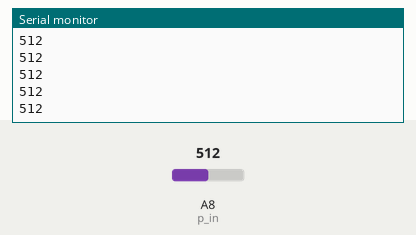
Recording of a sketch running on a simulated Arduino Mega 2560, built with avr-gcc and run on an emulated ATmega2560. Parts: the last lines printed to the serial monitor. Inputs (shaded band) come from the test bench; at power-on: A8 (p_in) = 512.

Above: at 1.2 s.
1.3 s: A8 (p_in) set to 716
At 2.3 s:
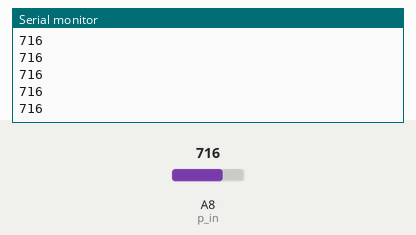
2.8 s: A8 (p_in) set to 900
At 3.5 s:
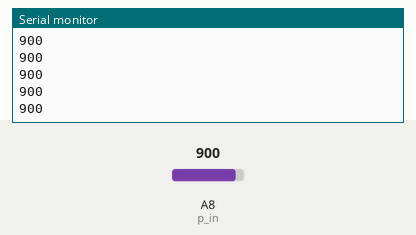
Timing chart, 0 to 5.8 s (numbered marks = the images above; inputs shaded):
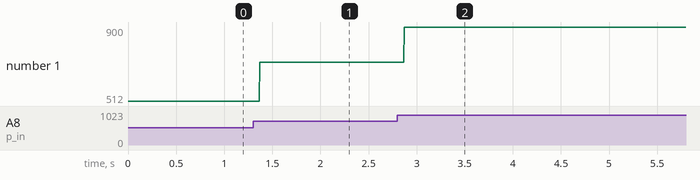

The sketch:

test_phototransistor.ino
```cpp
const int p_in = A8;

void setup() {
  // put your setup code here, to run once:
  Serial.begin(9600);
  pinMode(p_in, INPUT);

}

void loop() {
  // put your main code here, to run repeatedly:
  int reading = analogRead(p_in);
  Serial.println(reading);
}
```

Measured:
- after the input at 1.3 s, the serial monitor: prints a new line after 0.07 s (image 1)
- after the input at 2.8 s, the serial monitor: prints a new line after 0.07 s (image 2)
- plotted number 1: 512 → 716 after the input at 1.3 s, 716 → 900 after the input at 2.8 s
